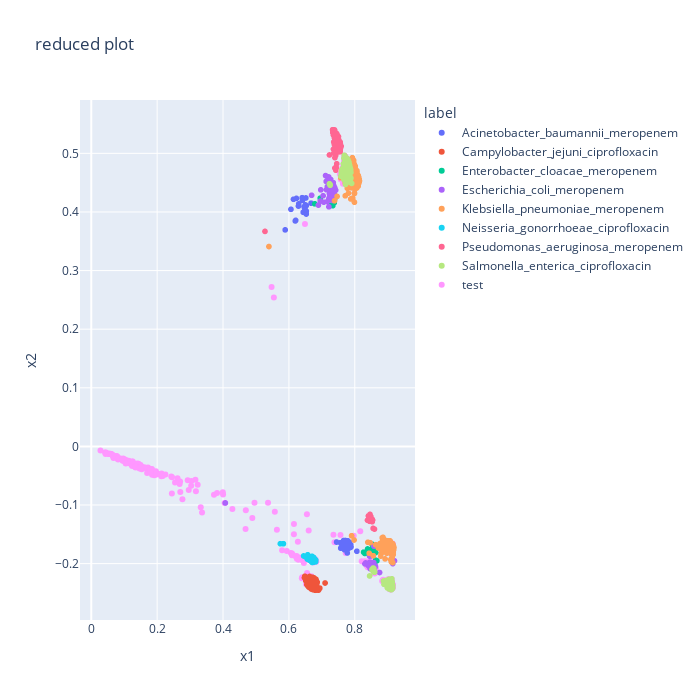

Notebook cell for this chart:
### Code cell
lab = 'gen_spec_antib'
lab2 = 'phenotype'
embedding = amr_lsa
embedding2 = amr_lsa_test
metadata_te = metadata[metadata['type']=='test']
reduced_proj = pd.DataFrame({'x1': embedding[:,0], 'x2': embedding[:,1], 'label': metadata_tr[lab], 'label2': metadata_tr[lab2]})
reduced_proj2 = pd.DataFrame({'x1': embedding2[:,0], 'x2': embedding2[:,1], 'label': metadata_te[lab]})
fig = px.scatter(reduced_proj, x='x1', y='x2', hover_data='label2', color = 'label', title='reduced plot')
fig.add_scatter(x=reduced_proj2['x1'], y=reduced_proj2['x2'], mode='markers', name='test')
fig.update_layout(autosize=False, width=700, height=700)
fig.show()

### Figure 1 — Plotly figure (JSON) as saved in the notebook; plotly's stock layout.template omitted (floating-point values rounded to 4 significant figures; data arrays with more than 128 entries replaced by an {"elided": "..."} marker saying what was removed)
{"data": [{"customdata": {"elided": "214x1 str values"}, "hovertemplate": "label=Acinetobacter_baumannii_meropenem<br>x1=%{x}<br>x2=%{y}<br>label2=%{customdata[0]}<extra></extra>", "legendgroup": "Acinetobacter_baumannii_meropenem", "marker": {"color": "#636efa", "symbol": "circle"}, "mode": "markers", "name": "Acinetobacter_baumannii_meropenem", "showlegend": true, "type": "scattergl", "x": {"elided": "214 float values"}, "xaxis": "x", "y": {"elided": "214 float values"}, "yaxis": "y"}, {"customdata": {"elided": "468x1 str values"}, "hovertemplate": "label=Campylobacter_jejuni_ciprofloxacin<br>x1=%{x}<br>x2=%{y}<br>label2=%{customdata[0]}<extra></extra>", "legendgroup": "Campylobacter_jejuni_ciprofloxacin", "marker": {"color": "#EF553B", "symbol": "circle"}, "mode": "markers", "name": "Campylobacter_jejuni_ciprofloxacin", "showlegend": true, "type": "scattergl", "x": {"elided": "468 float values"}, "xaxis": "x", "y": {"elided": "468 float values"}, "yaxis": "y"}, {"customdata": [["Susceptible"], ["Susceptible"], ["Resistant"], ["Susceptible"], ["Resistant"], ["Resistant"], ["Resistant"], ["Susceptible"], ["Resistant"], ["Resistant"], ["Resistant"], ["Susceptible"], ["Resistant"], ["Resistant"], ["Resistant"], ["Susceptible"], ["Resistant"], ["Resistant"], ["Resistant"], ["Susceptible"], ["Resistant"], ["Resistant"], ["Resistant"], ["Resistant"], ["Resistant"], ["Resistant"], ["Resistant"], ["Resistant"], ["Susceptible"], ["Susceptible"], ["Resistant"], ["Resistant"], ["Susceptible"], ["Susceptible"], ["Susceptible"], ["Resistant"], ["Susceptible"], ["Resistant"], ["Resistant"], ["Resistant"], ["Resistant"], ["Susceptible"], ["Susceptible"], ["Susceptible"], ["Resistant"], ["Susceptible"], ["Susceptible"], ["Susceptible"], ["Susceptible"], ["Susceptible"], ["Susceptible"], ["Susceptible"], ["Susceptible"], ["Susceptible"], ["Susceptible"], ["Susceptible"], ["Susceptible"], ["Susceptible"], ["Susceptible"], ["Susceptible"], ["Susceptible"], ["Susceptible"], ["Susceptible"], ["Susceptible"], ["Susceptible"], ["Susceptible"], ["Resistant"], ["Resistant"]], "hovertemplate": "label=Enterobacter_cloacae_meropenem<br>x1=%{x}<br>x2=%{y}<br>label2=%{customdata[0]}<extra></extra>", "legendgroup": "Enterobacter_cloacae_meropenem", "marker": {"color": "#00cc96", "symbol": "circle"}, "mode": "markers", "name": "Enterobacter_cloacae_meropenem", "showlegend": true, "type": "scattergl", "x": [0.7242, 0.724, 0.7243, 0.6786, 0.7351, 0.7323, 0.7399, 0.7381, 0.7239, 0.7223, 0.7298, 0.695, 0.7333, 0.8518, 0.8506, 0.8544, 0.8481, 0.8513, 0.8561, 0.8578, 0.8584, 0.8609, 0.8515, 0.8575, 0.8528, 0.8671, 0.8636, 0.8631, 0.8597, 0.8561, 0.8539, 0.8533, 0.8441, 0.8502, 0.8555, 0.8556, 0.8535, 0.8509, 0.857, 0.8509, 0.8267, 0.8304, 0.8471, 0.7265, 0.738, 0.7203, 0.7348, 0.7341, 0.7375, 0.7268, 0.739, 0.7274, 0.849, 0.7363, 0.8571, 0.8522, 0.8513, 0.8564, 0.8556, 0.8518, 0.8545, 0.8534, 0.8531, 0.8388, 0.8573, 0.854, 0.8566, 0.8503], "xaxis": "x", "y": [0.4441, 0.4221, 0.4436, 0.4138, 0.4412, 0.4233, 0.4371, 0.4212, 0.4359, 0.4226, 0.4343, 0.4234, 0.4107, -0.1847, -0.1837, -0.1759, -0.1837, -0.1819, -0.1786, -0.1797, -0.1784, -0.1814, -0.1847, -0.1777, -0.1779, -0.1952, -0.1941, -0.1811, -0.1806, -0.1792, -0.1761, -0.1757, -0.1811, -0.1836, -0.1762, -0.1759, -0.1767, -0.1754, -0.1741, -0.1816, -0.1804, -0.1827, -0.1797, 0.4284, 0.4223, 0.4469, 0.4466, 0.4357, 0.4157, 0.411, 0.4221, 0.4318, -0.1868, 0.4234, -0.1781, -0.1803, -0.18, -0.1776, -0.1764, -0.1665, -0.1823, -0.1807, -0.1802, -0.175, -0.1784, -0.1784, -0.1737, -0.186], "yaxis": "y"}, {"customdata": {"elided": "255x1 str values"}, "hovertemplate": "label=Escherichia_coli_meropenem<br>x1=%{x}<br>x2=%{y}<br>label2=%{customdata[0]}<extra></extra>", "legendgroup": "Escherichia_coli_meropenem", "marker": {"color": "#ab63fa", "symbol": "circle"}, "mode": "markers", "name": "Escherichia_coli_meropenem", "showlegend": true, "type": "scattergl", "x": {"elided": "255 float values"}, "xaxis": "x", "y": {"elided": "255 float values"}, "yaxis": "y"}, {"customdata": {"elided": "1882x1 str values"}, "hovertemplate": "label=Klebsiella_pneumoniae_meropenem<br>x1=%{x}<br>x2=%{y}<br>label2=%{customdata[0]}<extra></extra>", "legendgroup": "Klebsiella_pneumoniae_meropenem", "marker": {"color": "#FFA15A", "symbol": "circle"}, "mode": "markers", "name": "Klebsiella_pneumoniae_meropenem", "showlegend": true, "type": "scattergl", "x": {"elided": "1882 float values"}, "xaxis": "x", "y": {"elided": "1882 float values"}, "yaxis": "y"}, {"customdata": {"elided": "178x1 str values"}, "hovertemplate": "label=Neisseria_gonorrhoeae_ciprofloxacin<br>x1=%{x}<br>x2=%{y}<br>label2=%{customdata[0]}<extra></extra>", "legendgroup": "Neisseria_gonorrhoeae_ciprofloxacin", "marker": {"color": "#19d3f3", "symbol": "circle"}, "mode": "markers", "name": "Neisseria_gonorrhoeae_ciprofloxacin", "showlegend": true, "type": "scattergl", "x": {"elided": "178 float values"}, "xaxis": "x", "y": {"elided": "178 float values"}, "yaxis": "y"}, {"customdata": {"elided": "536x1 str values"}, "hovertemplate": "label=Pseudomonas_aeruginosa_meropenem<br>x1=%{x}<br>x2=%{y}<br>label2=%{customdata[0]}<extra></extra>", "legendgroup": "Pseudomonas_aeruginosa_meropenem", "marker": {"color": "#FF6692", "symbol": "circle"}, "mode": "markers", "name": "Pseudomonas_aeruginosa_meropenem", "showlegend": true, "type": "scattergl", "x": {"elided": "536 float values"}, "xaxis": "x", "y": {"elided": "536 float values"}, "yaxis": "y"}, {"customdata": {"elided": "2160x1 str values"}, "hovertemplate": "label=Salmonella_enterica_ciprofloxacin<br>x1=%{x}<br>x2=%{y}<br>label2=%{customdata[0]}<extra></extra>", "legendgroup": "Salmonella_enterica_ciprofloxacin", "marker": {"color": "#B6E880", "symbol": "circle"}, "mode": "markers", "name": "Salmonella_enterica_ciprofloxacin", "showlegend": true, "type": "scattergl", "x": {"elided": "2160 float values"}, "xaxis": "x", "y": {"elided": "2160 float values"}, "yaxis": "y"}, {"mode": "markers", "name": "test", "type": "scatter", "x": {"elided": "1820 float values"}, "y": {"elided": "1820 float values"}}], "layout": {"autosize": false, "height": 700, "legend": {"title": {"text": "label"}, "tracegroupgap": 0}, "title": {"text": "reduced plot"}, "width": 700, "xaxis": {"anchor": "y", "domain": [0, 1], "title": {"text": "x1"}}, "yaxis": {"anchor": "x", "domain": [0, 1], "title": {"text": "x2"}}}}
